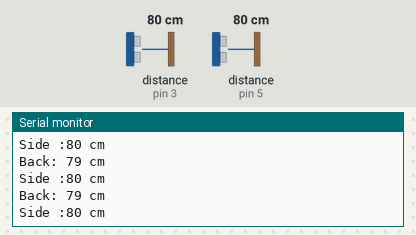
Bench run of a sketch on a simulated Arduino Uno, built with avr-gcc and run on an emulated ATmega328P. On the bench: the last lines printed to the serial monitor. Wiring (inferred from the names in the program): 2 × ultrasonic range finder: trigger pin 2, echo pin 3 / trigger pin 4, echo pin 5. Inputs (shaded band) come from the test bench; at power-on: distance to the obstacle (sensors on pin 3, pin 5) 80 cm. The echo pulse lasts 58.3 µs per cm.

Above: at 1.3 s.
1.4 s: distance to the obstacle (sensor on pin 3) set to 2 cm
At 1.85 s:
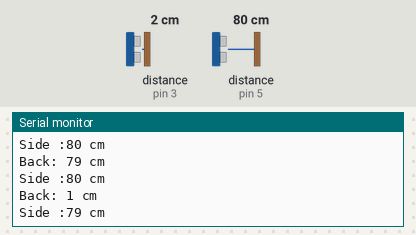
2.9 s: distance to the obstacle (sensor on pin 5) set to 2 cm
At 3.36 s:
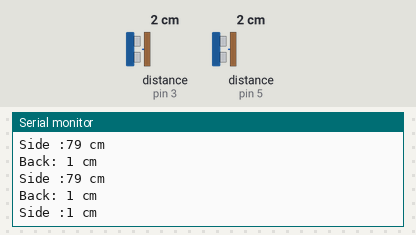
4.4 s: distance to the obstacle (sensor on pin 3) set to 4 cm
At 4.87 s:
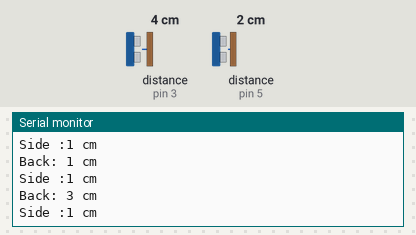
5.9 s: distance to the obstacle (sensor on pin 5) set to 4 cm
At 6.37 s:
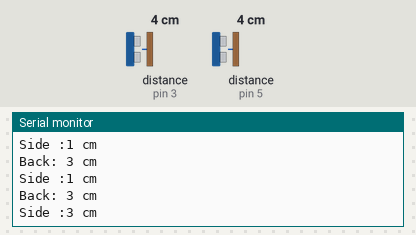
Timing chart, 0 to 8.4 s (numbered marks = the images above; inputs shaded):
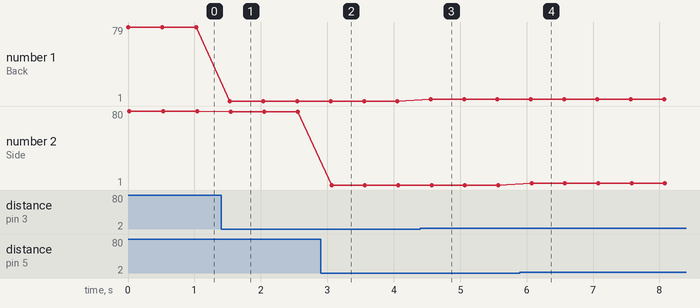

The sketch:

ultrasound_test.ino
```cpp
#define TRIG_PIN 2
#define ECHO_PIN 3
#define TRIG_PIN_2 4
#define ECHO_PIN_2 5

void setup() {
  Serial.begin (9600);
  pinMode(TRIG_PIN, OUTPUT);
  pinMode(ECHO_PIN, INPUT);
  pinMode(TRIG_PIN_2, OUTPUT);
  pinMode(ECHO_PIN_2, INPUT);
}

void loop() {
  long duration, distance, duration2, distance2;

  digitalWrite(TRIG_PIN, LOW);
  delayMicroseconds(2);
  digitalWrite(TRIG_PIN, HIGH);
  delayMicroseconds(10);
  digitalWrite(TRIG_PIN, LOW);

  duration = pulseIn(ECHO_PIN, HIGH);
  distance = (duration/2) / 29.1;

  if (distance >= 400 || distance <= 0){
    Serial.println("Back: Out of range");
    Serial.println(distance);
  }else {
    Serial.print("Back: ");
    Serial.print(distance);
    Serial.println(" cm");
  }

  digitalWrite(TRIG_PIN_2, LOW);
  delayMicroseconds(2);
  digitalWrite(TRIG_PIN_2, HIGH);
  delayMicroseconds(10);
  digitalWrite(TRIG_PIN_2, LOW);

  duration2 = pulseIn(ECHO_PIN_2, HIGH);
  distance2 = (duration2/2) / 29.1;

  if (distance2 >= 400 || distance2 <= 0){
    Serial.println("Side: Out of range");
  }else {
    Serial.print("Side :");
    Serial.print(distance2);
    Serial.println(" cm");
  }

  delay(500);
}
```

Measured:
- after the input at 1.4 s, the serial monitor: prints a new line after 0.13 s (image 1)
- after the input at 2.9 s, the serial monitor: prints a new line after 0.16 s (image 2)
- after the input at 4.4 s, the serial monitor: prints a new line after 0.16 s (image 3)
- after the input at 5.9 s, the serial monitor: prints a new line after 0.18 s (image 4)
- plotted number 1: 79 → 1 after the input at 1.4 s, 1 → 3 after the input at 4.4 s
